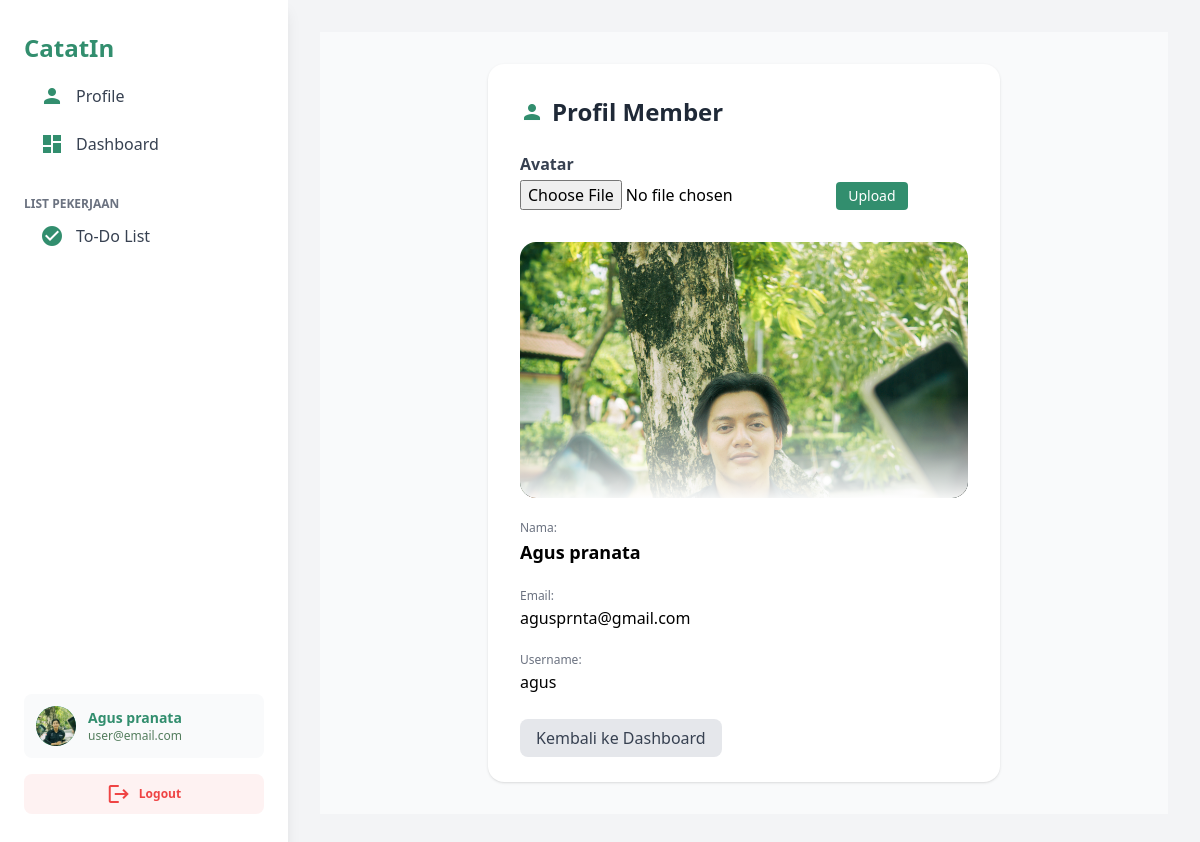
Screenshot of /profil.php (signed in) with the database file from the repository.
### tables this page shows
CREATE TABLE `users` (
  `id_user` int(11) NOT NULL,
  `nama` varchar(100) NOT NULL,
  `username` varchar(50) NOT NULL,
  `avatar` varchar(255) NOT NULL,
  `email` varchar(100) NOT NULL,
  `password` varchar(255) NOT NULL,
  `tanggal_daftar` timestamp NOT NULL DEFAULT current_timestamp()
);

### profil.php (the view, shortened to what this page needs)
<?php
require_once 'includes/auth.php';
$id_user = $_SESSION['id_user'];
$stmt = $koneksi->prepare("SELECT nama, email, username, avatar FROM users WHERE id_user = ?");
$stmt->bind_param('i', $id_user);
$stmt->execute();
$result = $stmt->get_result();
$user = $result->fetch_assoc();
?>
<!DOCTYPE html>
<html lang="id">
<head>
    <script src="https://cdn.tailwindcss.com"></script>
</head>
<body class="bg-gray-100">
    <?php include 'includes/header.php'; ?>
    <main class="flex-1 px-2 md:px-10 py-8 bg-gray-50">
        <div class="max-w-lg mx-auto bg-white rounded-2xl shadow p-8">
            <h2 class="text-2xl font-bold text-gray-800 mb-6 flex items-center gap-2">
                <span class="material-icons text-base text-[#328E6E]">person</span>
                Profil Member
            </h2>
            <form method="POST" enctype="multipart/form-data" class="mb-6">
                <label class="block text-gray-700 mb-1 font-semibold">Avatar</label>
                <input type="file" name="avatar" accept="image/*" class="mb-2">
                <button type="submit" name="upload_avatar" class="bg-[#328E6E] text-white px-3 py-1 rounded hover:bg-[#256d52] text-sm">Upload</button>
            </form>
            <div class="w-full h-64 rounded-2xl overflow-hidden relative mb-4">
                <img src="<?php echo $avatar; ?>" alt="Avatar"
                    class="w-full h-full object-cover object-[center_30%]">
            </div>
            <div class="space-y-4">
                <div>
                    <span class="text-gray-500 text-xs">Nama:</span>
                    <div class="font-semibold text-lg"><?php echo htmlspecialchars($user['nama']); ?></div>
                </div>
                <div>
                    <span class="text-gray-500 text-xs">Email:</span>
                    <div><?php echo htmlspecialchars($user['email']); ?></div>
                </div>
                <div>
                    <span class="text-gray-500 text-xs">Username:</span>
                    <div><?php echo htmlspecialchars($user['username']); ?></div>
                </div>
            </div>
            <div class="mt-8">
                <a href="dashboard.php" class="bg-gray-200 text-gray-700 px-4 py-2 rounded-lg hover:bg-gray-300 transition">Kembali ke Dashboard</a>
            </div>
        </div>
    </main>
</body>
</html>

### includes/header.php (shortened to what this page needs)
<?php
$nama_user = isset($_SESSION['nama']) ? $_SESSION['nama'] : 'Pengguna';
$email_user = isset($_SESSION['email']) ? $_SESSION['email'] : 'user@email.com';
$avatar = 'styles/assets/default-avatar.png';
if (isset($_SESSION['id_user'])) {
    require_once 'includes/koneksi.php';
    $id_user = $_SESSION['id_user'];
    $stmt = $koneksi->prepare("SELECT avatar FROM users WHERE id_user=?");
    $stmt->bind_param('i', $id_user);
    $stmt->execute();
    $result = $stmt->get_result();
    if ($row = $result->fetch_assoc()) {
        if (!empty($row['avatar']) && file_exists('uploads/' . $row['avatar'])) {
            $avatar = 'uploads/' . $row['avatar'];
        }
    }
}
?>
<!DOCTYPE html>
<html lang="id">
<head>
    <script src="https://cdn.tailwindcss.com"></script>
</head>
<body class="bg-gray-100">
<div class="flex min-h-screen">
    <aside class="w-72 bg-white shadow-lg flex flex-col justify-between py-8 px-6">
        <div>
            <div class="flex items-center mb-3">
                <span class="font-bold text-2xl text-[#328E6E]">CatatIn</span>
            </div>
             <nav class="space-y-2 mb-8">
                <a href="profil.php" class="flex items-center py-2 px-4 rounded-lg hover:bg-indigo-50 font-medium text-gray-700 transition">
                    <span class="material-icons mr-3 text-[#328E6E]">person</span> Profile
                </a>
            <nav class="space-y-2 mb-2">
                <a href="dashboard.php" class="flex items-center py-2 px-4 rounded-lg hover:bg-indigo-50 font-medium text-gray-700 transition">
                    <span class="material-icons mr-3 text-[#328E6E]">dashboard</span> Dashboard
                </a>
            </nav>
            </nav>
            <div>
                <span class="text-gray-500 font-semibold text-xs mb-1 block">LIST PEKERJAAN</span>
                <div class="flex flex-col gap-1">
                     <a href="add_tugas.php" class="flex items-center py-2 px-4 rounded-lg hover:bg-indigo-50 font-medium text-gray-700 transition">
                    <span class="material-icons mr-3 text-[#328E6E]">check_circle</span> To-Do List
                </a>
                </div>
            </div>
        </div>
        <div class="mt-10">
            <a href="profil.php" class="flex items-center space-x-3 p-3 rounded-lg bg-gray-50 hover:bg-indigo-100 transition">
                <div class="w-10 h-10 rounded-full bg-[#328E6E] flex items-center justify-center text-[#E1EEBC] font-bold text-lg overflow-hidden">
                    <img src="<?php echo $avatar; ?>" alt="Avatar" class="w-10 h-10 object-cover rounded-full">
                </div>
                <div>
                    <span class="block font-semibold text-[#328E6E] text-sm"><?php echo htmlspecialchars($nama_user); ?></span>
                    <span class="block text-xs text-[#537D5D]"><?php echo htmlspecialchars($email_user); ?></span>
                </div>
            </a>
            <a href="logout.php" class="flex items-center gap-2 mt-4 px-4 py-2 rounded-lg bg-red-50 text-red-500 hover:bg-red-100 text-xs font-semibold transition w-full justify-center">
                <span class="material-icons text-base">logout</span>
                Logout
            </a>
        </div>
    </aside>
    <main class="flex-1 p-8">

### rows the page displays
users: avatar (picture), nama "Agus pranata", email "agusprnta@gmail.com", username "agus"

### other values shown
$nama_user "Agus pranata"
$email_user "user@email.com"
